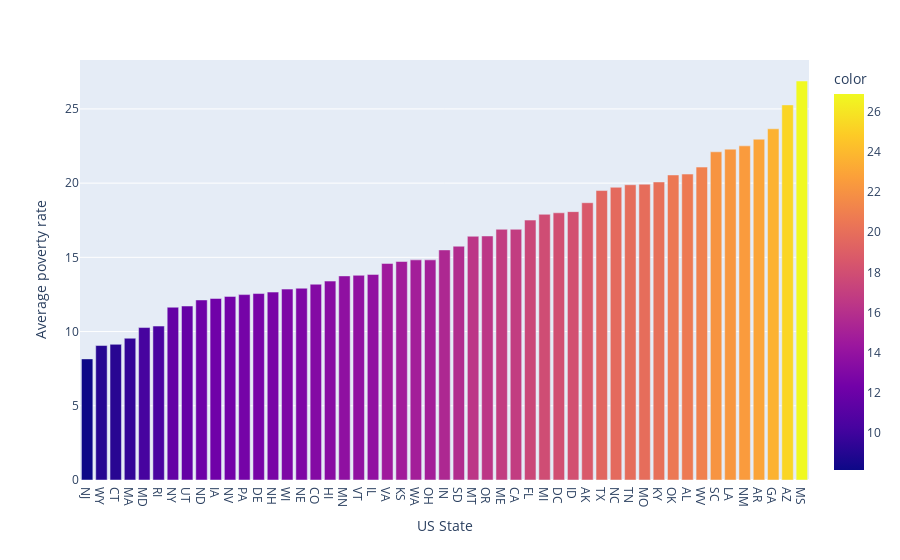

Write notebook code for a chart like this one.
### Code cell
pov_by_state=df_pct_poverty.groupby('Geographic Area').mean().round(2).sort_values(by='poverty_rate')
px.bar(x=pov_by_state.index,  y=pov_by_state.poverty_rate,
labels={'x': 'US State', 'y': 'Average poverty rate'},
color=pov_by_state.poverty_rate)

### Figure 1 — Plotly figure (JSON) as saved in the notebook; plotly's stock layout.template omitted (floating-point values rounded to 4 significant figures)
{"data": [{"alignmentgroup": "True", "hovertemplate": "US State=%{x}<br>Average poverty rate=%{y}<br>color=%{marker.color}<extra></extra>", "legendgroup": "", "marker": {"color": [8.16, 9.06, 9.14, 9.55, 10.27, 10.37, 11.64, 11.72, 12.13, 12.23, 12.37, 12.49, 12.56, 12.66, 12.86, 12.92, 13.19, 13.4, 13.75, 13.79, 13.85, 14.59, 14.72, 14.83, 14.83, 15.5, 15.75, 16.42, 16.44, 16.89, 16.89, 17.51, 17.9, 18, 18.08, 18.68, 19.5, 19.72, 19.89, 19.93, 20.08, 20.55, 20.61, 21.08, 22.11, 22.29, 22.51, 22.96, 23.66, 25.27, 26.88], "coloraxis": "coloraxis", "pattern": {"shape": ""}}, "name": "", "offsetgroup": "", "orientation": "v", "showlegend": false, "textposition": "auto", "type": "bar", "x": ["NJ", "WY", "CT", "MA", "MD", "RI", "NY", "UT", "ND", "IA", "NV", "PA", "DE", "NH", "WI", "NE", "CO", "HI", "MN", "VT", "IL", "VA", "KS", "WA", "OH", "IN", "SD", "MT", "OR", "ME", "CA", "FL", "MI", "DC", "ID", "AK", "TX", "NC", "TN", "MO", "KY", "OK", "AL", "WV", "SC", "LA", "NM", "AR", "GA", "AZ", "MS"], "xaxis": "x", "y": [8.16, 9.06, 9.14, 9.55, 10.27, 10.37, 11.64, 11.72, 12.13, 12.23, 12.37, 12.49, 12.56, 12.66, 12.86, 12.92, 13.19, 13.4, 13.75, 13.79, 13.85, 14.59, 14.72, 14.83, 14.83, 15.5, 15.75, 16.42, 16.44, 16.89, 16.89, 17.51, 17.9, 18, 18.08, 18.68, 19.5, 19.72, 19.89, 19.93, 20.08, 20.55, 20.61, 21.08, 22.11, 22.29, 22.51, 22.96, 23.66, 25.27, 26.88], "yaxis": "y"}], "layout": {"barmode": "relative", "coloraxis": {"colorbar": {"title": {"text": "color"}}, "colorscale": [[0, "#0d0887"], [0.1111, "#46039f"], [0.2222, "#7201a8"], [0.3333, "#9c179e"], [0.4444, "#bd3786"], [0.5556, "#d8576b"], [0.6667, "#ed7953"], [0.7778, "#fb9f3a"], [0.8889, "#fdca26"], [1, "#f0f921"]]}, "legend": {"tracegroupgap": 0}, "margin": {"t": 60}, "xaxis": {"anchor": "y", "domain": [0, 1], "title": {"text": "US State"}}, "yaxis": {"anchor": "x", "domain": [0, 1], "title": {"text": "Average poverty rate"}}}}
